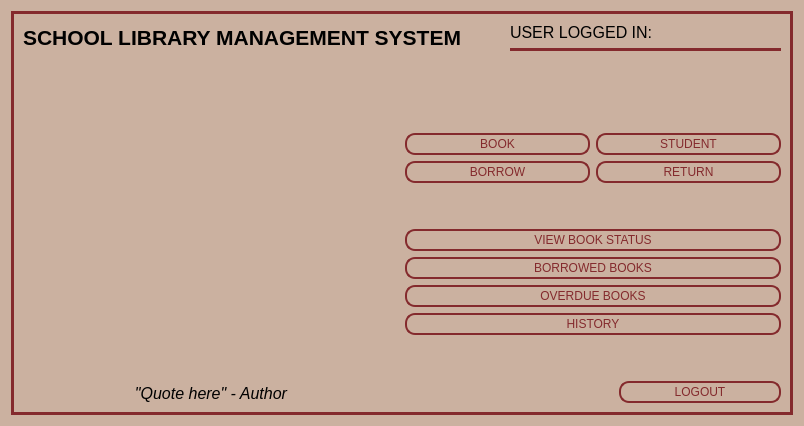
<?xml version="1.0" encoding="UTF-8"?>
<ui version="4.0">
 <class>MainMenu</class>
 <widget class="QWidget" name="MainMenu">
  <property name="geometry">
   <rect>
    <x>0</x>
    <y>0</y>
    <width>804</width>
    <height>426</height>
   </rect>
  </property>
  <property name="font">
   <font/>
  </property>
  <property name="windowTitle">
   <string>Form</string>
  </property>
  <property name="styleSheet">
   <string notr="true">.QWidget{background-color: #CBB1A0;border-radius: 10px}</string>
  </property>
  <layout class="QVBoxLayout" name="verticalLayout_4">
   <item>
    <widget class="QFrame" name="border">
     <property name="styleSheet">
      <string notr="true">#border{
	color: #842a2d;
}</string>
     </property>
     <property name="frameShape">
      <enum>QFrame::Box</enum>
     </property>
     <property name="frameShadow">
      <enum>QFrame::Plain</enum>
     </property>
     <property name="lineWidth">
      <number>3</number>
     </property>
     <property name="midLineWidth">
      <number>3</number>
     </property>
     <layout class="QVBoxLayout" name="verticalLayout_3">
      <item>
       <layout class="QHBoxLayout" name="horizontalLayout_2">
        <item>
         <widget class="QLabel" name="title_name">
          <property name="font">
           <font>
            <pointsize>16</pointsize>
            <bold>true</bold>
           </font>
          </property>
          <property name="text">
           <string>SCHOOL LIBRARY MANAGEMENT SYSTEM</string>
          </property>
          <property name="alignment">
           <set>Qt::AlignLeading|Qt::AlignLeft|Qt::AlignVCenter</set>
          </property>
         </widget>
        </item>
        <item>
         <spacer name="horizontalSpacer">
          <property name="orientation">
           <enum>Qt::Horizontal</enum>
          </property>
          <property name="sizeHint" stdset="0">
           <size>
            <width>40</width>
            <height>20</height>
           </size>
          </property>
         </spacer>
        </item>
        <item>
         <layout class="QVBoxLayout" name="verticalLayout">
          <item>
           <layout class="QHBoxLayout" name="horizontalLayout">
            <item>
             <widget class="QLabel" name="userloggedin_label">
              <property name="font">
               <font>
                <pointsize>12</pointsize>
               </font>
              </property>
              <property name="text">
               <string>USER LOGGED IN:</string>
              </property>
             </widget>
            </item>
            <item>
             <widget class="QLineEdit" name="call_user_input">
              <property name="enabled">
               <bool>false</bool>
              </property>
              <property name="styleSheet">
               <string notr="true">QLineEdit {
      color: #000000;
      font: 15pt &quot;Verdana&quot;;
      border: None;
      border-bottom-color: white;
      border-radius: 10px;
      padding: 0 8px;
      background: #CBB1A0;
      selection-background-color: darkgray;
}</string>
              </property>
             </widget>
            </item>
           </layout>
          </item>
          <item>
           <widget class="Line" name="line_2">
            <property name="styleSheet">
             <string notr="true">border: 2px solid #842a2d;</string>
            </property>
            <property name="orientation">
             <enum>Qt::Horizontal</enum>
            </property>
           </widget>
          </item>
         </layout>
        </item>
       </layout>
      </item>
      <item>
       <spacer name="verticalSpacer_2">
        <property name="orientation">
         <enum>Qt::Vertical</enum>
        </property>
        <property name="sizeHint" stdset="0">
         <size>
          <width>20</width>
          <height>40</height>
         </size>
        </property>
       </spacer>
      </item>
      <item>
       <layout class="QHBoxLayout" name="horizontalLayout_4">
        <item>
         <layout class="QVBoxLayout" name="verticalLayout_2">
          <item>
           <widget class="QLabel" name="book_image">
            <property name="enabled">
             <bool>false</bool>
            </property>
            <property name="sizePolicy">
             <sizepolicy hsizetype="Preferred" vsizetype="Preferred">
              <horstretch>0</horstretch>
              <verstretch>2</verstretch>
             </sizepolicy>
            </property>
            <property name="minimumSize">
             <size>
              <width>0</width>
              <height>0</height>
             </size>
            </property>
            <property name="maximumSize">
             <size>
              <width>386</width>
              <height>270</height>
             </size>
            </property>
            <property name="text">
             <string>&lt;html&gt;&lt;head/&gt;&lt;body&gt;&lt;p&gt;&lt;img src=&quot;:/icons/library.jpg&quot;/&gt;&lt;/p&gt;&lt;/body&gt;&lt;/html&gt;</string>
            </property>
           </widget>
          </item>
          <item>
           <spacer name="verticalSpacer">
            <property name="orientation">
             <enum>Qt::Vertical</enum>
            </property>
            <property name="sizeHint" stdset="0">
             <size>
              <width>20</width>
              <height>40</height>
             </size>
            </property>
           </spacer>
          </item>
          <item>
           <widget class="QLabel" name="random_quotes_generator_button">
            <property name="font">
             <font>
              <pointsize>12</pointsize>
              <italic>true</italic>
             </font>
            </property>
            <property name="text">
             <string>&quot;Quote here&quot; - Author</string>
            </property>
            <property name="alignment">
             <set>Qt::AlignCenter</set>
            </property>
           </widget>
          </item>
         </layout>
        </item>
        <item>
         <layout class="QGridLayout" name="gridLayout">
          <item row="7" column="0">
           <spacer name="verticalSpacer_3">
            <property name="orientation">
             <enum>Qt::Vertical</enum>
            </property>
            <property name="sizeHint" stdset="0">
             <size>
              <width>20</width>
              <height>40</height>
             </size>
            </property>
           </spacer>
          </item>
          <item row="5" column="0" colspan="2">
           <widget class="QPushButton" name="overdue_button">
            <property name="cursor">
             <cursorShape>PointingHandCursor</cursorShape>
            </property>
            <property name="styleSheet">
             <string notr="true">QPushButton{
	color: #842a2d;
	font: 17pt &quot;Franklin Gothic Book&quot;;
	border: 2px solid #842a2d;
	padding: 2px;
	border-radius: 10px;
	opacity: 100;
}

QPushButton:hover{
    background-color: #842a2d;
	color: #CBB1A0;
}</string>
            </property>
            <property name="text">
             <string>OVERDUE BOOKS</string>
            </property>
           </widget>
          </item>
          <item row="0" column="0">
           <widget class="QPushButton" name="book_button">
            <property name="cursor">
             <cursorShape>PointingHandCursor</cursorShape>
            </property>
            <property name="styleSheet">
             <string notr="true">QPushButton{
	color: #842a2d;
	font: 17pt &quot;Franklin Gothic Book&quot;;
	border: 2px solid #842a2d;
	padding: 2px;
	border-radius: 10px;
	opacity: 100;
}

QPushButton:hover{
    background-color: #842a2d;
	color: #CBB1A0;
}</string>
            </property>
            <property name="text">
             <string>BOOK</string>
            </property>
           </widget>
          </item>
          <item row="6" column="0" colspan="2">
           <widget class="QPushButton" name="history_button">
            <property name="cursor">
             <cursorShape>PointingHandCursor</cursorShape>
            </property>
            <property name="styleSheet">
             <string notr="true">QPushButton{
	color: #842a2d;
	font: 17pt &quot;Franklin Gothic Book&quot;;
	border: 2px solid #842a2d;
	padding: 2px;
	border-radius: 10px;
	opacity: 100;
}

QPushButton:hover{
    background-color: #842a2d;
	color: #CBB1A0;
}</string>
            </property>
            <property name="text">
             <string>HISTORY</string>
            </property>
           </widget>
          </item>
          <item row="1" column="0">
           <widget class="QPushButton" name="borrow_button">
            <property name="cursor">
             <cursorShape>PointingHandCursor</cursorShape>
            </property>
            <property name="styleSheet">
             <string notr="true">QPushButton{
	color: #842a2d;
	font: 17pt &quot;Franklin Gothic Book&quot;;
	border: 2px solid #842a2d;
	padding: 2px;
	border-radius: 10px;
	opacity: 100;
}

QPushButton:hover{
    background-color: #842a2d;
	color: #CBB1A0;
}</string>
            </property>
            <property name="text">
             <string>BORROW</string>
            </property>
           </widget>
          </item>
          <item row="1" column="1">
           <widget class="QPushButton" name="return_button">
            <property name="cursor">
             <cursorShape>PointingHandCursor</cursorShape>
            </property>
            <property name="styleSheet">
             <string notr="true">QPushButton{
	color: #842a2d;
	font: 17pt &quot;Franklin Gothic Book&quot;;
	border: 2px solid #842a2d;
	padding: 2px;
	border-radius: 10px;
	opacity: 100;
}

QPushButton:hover{
    background-color: #842a2d;
	color: #CBB1A0;
}</string>
            </property>
            <property name="text">
             <string>RETURN</string>
            </property>
           </widget>
          </item>
          <item row="3" column="0" colspan="2">
           <widget class="QPushButton" name="book_status_button">
            <property name="cursor">
             <cursorShape>PointingHandCursor</cursorShape>
            </property>
            <property name="styleSheet">
             <string notr="true">QPushButton{
	color: #842a2d;
	font: 17pt &quot;Franklin Gothic Book&quot;;
	border: 2px solid #842a2d;
	padding: 2px;
	border-radius: 10px;
	opacity: 100;
}

QPushButton:hover{
    background-color: #842a2d;
	color: #CBB1A0;
}</string>
            </property>
            <property name="text">
             <string>VIEW BOOK STATUS</string>
            </property>
           </widget>
          </item>
          <item row="4" column="0" colspan="2">
           <widget class="QPushButton" name="borrowed_books_button">
            <property name="cursor">
             <cursorShape>PointingHandCursor</cursorShape>
            </property>
            <property name="styleSheet">
             <string notr="true">QPushButton{
	color: #842a2d;
	font: 17pt &quot;Franklin Gothic Book&quot;;
	border: 2px solid #842a2d;
	padding: 2px;
	border-radius: 10px;
	opacity: 100;
}

QPushButton:hover{
    background-color: #842a2d;
	color: #CBB1A0;
}</string>
            </property>
            <property name="text">
             <string>BORROWED BOOKS</string>
            </property>
           </widget>
          </item>
          <item row="0" column="1">
           <widget class="QPushButton" name="student_button">
            <property name="cursor">
             <cursorShape>PointingHandCursor</cursorShape>
            </property>
            <property name="styleSheet">
             <string notr="true">QPushButton{
	color: #842a2d;
	font: 17pt &quot;Franklin Gothic Book&quot;;
	border: 2px solid #842a2d;
	padding: 2px;
	border-radius: 10px;
	opacity: 100;
}

QPushButton:hover{
    background-color: #842a2d;
	color: #CBB1A0;
}</string>
            </property>
            <property name="text">
             <string>STUDENT</string>
            </property>
           </widget>
          </item>
          <item row="8" column="0" colspan="2">
           <layout class="QHBoxLayout" name="horizontalLayout_3">
            <item>
             <spacer name="spacer_for_logout">
              <property name="orientation">
               <enum>Qt::Horizontal</enum>
              </property>
              <property name="sizeHint" stdset="0">
               <size>
                <width>40</width>
                <height>20</height>
               </size>
              </property>
             </spacer>
            </item>
            <item>
             <widget class="QPushButton" name="logout_button">
              <property name="cursor">
               <cursorShape>PointingHandCursor</cursorShape>
              </property>
              <property name="styleSheet">
               <string notr="true">QPushButton{
	color: #842a2d;
	font: 17pt &quot;Franklin Gothic Book&quot;;
	border: 2px solid #842a2d;
	padding: 2px 53px;
	border-radius: 10px;
	opacity: 100;
}

QPushButton:hover{
    background-color: #842a2d;
	color: #CBB1A0;
}</string>
              </property>
              <property name="text">
               <string>LOGOUT</string>
              </property>
             </widget>
            </item>
           </layout>
          </item>
          <item row="2" column="0" colspan="2">
           <spacer name="verticalSpacer_4">
            <property name="orientation">
             <enum>Qt::Vertical</enum>
            </property>
            <property name="sizeHint" stdset="0">
             <size>
              <width>20</width>
              <height>40</height>
             </size>
            </property>
           </spacer>
          </item>
         </layout>
        </item>
       </layout>
      </item>
     </layout>
    </widget>
   </item>
  </layout>
 </widget>
 <resources>
  <include location="icons/icons.qrc"/>
 </resources>
 <connections/>
</ui>
